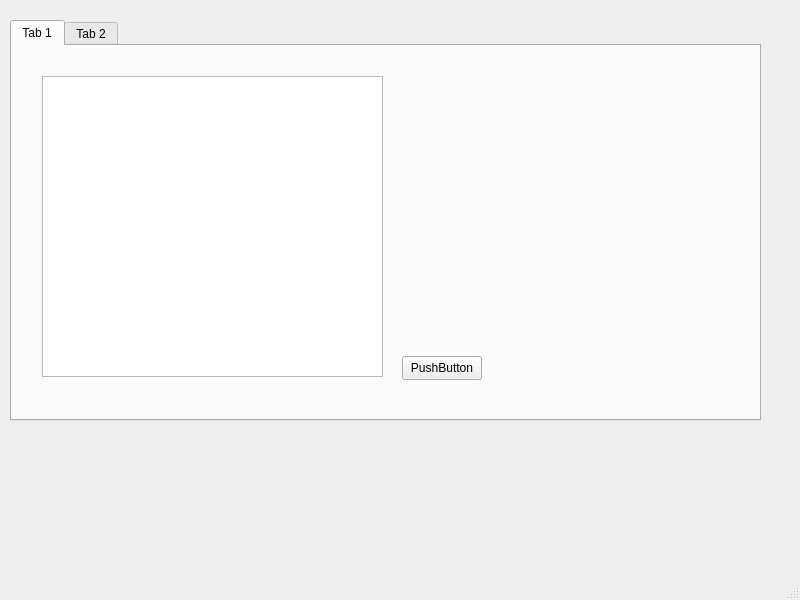
<?xml version="1.0" encoding="UTF-8"?>
<ui version="4.0">
 <class>MainWindow</class>
 <widget class="QMainWindow" name="MainWindow">
  <property name="geometry">
   <rect>
    <x>0</x>
    <y>0</y>
    <width>800</width>
    <height>600</height>
   </rect>
  </property>
  <property name="windowTitle">
   <string>MainWindow</string>
  </property>
  <widget class="QWidget" name="centralwidget">
   <widget class="QTabWidget" name="tabWidget">
    <property name="geometry">
     <rect>
      <x>10</x>
      <y>20</y>
      <width>751</width>
      <height>401</height>
     </rect>
    </property>
    <widget class="QWidget" name="tab">
     <attribute name="title">
      <string>Tab 1</string>
     </attribute>
     <widget class="QListView" name="listView">
      <property name="geometry">
       <rect>
        <x>30</x>
        <y>30</y>
        <width>341</width>
        <height>301</height>
       </rect>
      </property>
     </widget>
     <widget class="QPushButton" name="btn_add">
      <property name="geometry">
       <rect>
        <x>390</x>
        <y>310</y>
        <width>80</width>
        <height>24</height>
       </rect>
      </property>
      <property name="text">
       <string>PushButton</string>
      </property>
     </widget>
    </widget>
    <widget class="QWidget" name="tab_2">
     <attribute name="title">
      <string>Tab 2</string>
     </attribute>
    </widget>
   </widget>
  </widget>
  <widget class="QMenuBar" name="menubar">
   <property name="geometry">
    <rect>
     <x>0</x>
     <y>0</y>
     <width>800</width>
     <height>21</height>
    </rect>
   </property>
  </widget>
  <widget class="QStatusBar" name="statusbar"/>
 </widget>
 <resources/>
 <connections/>
</ui>
